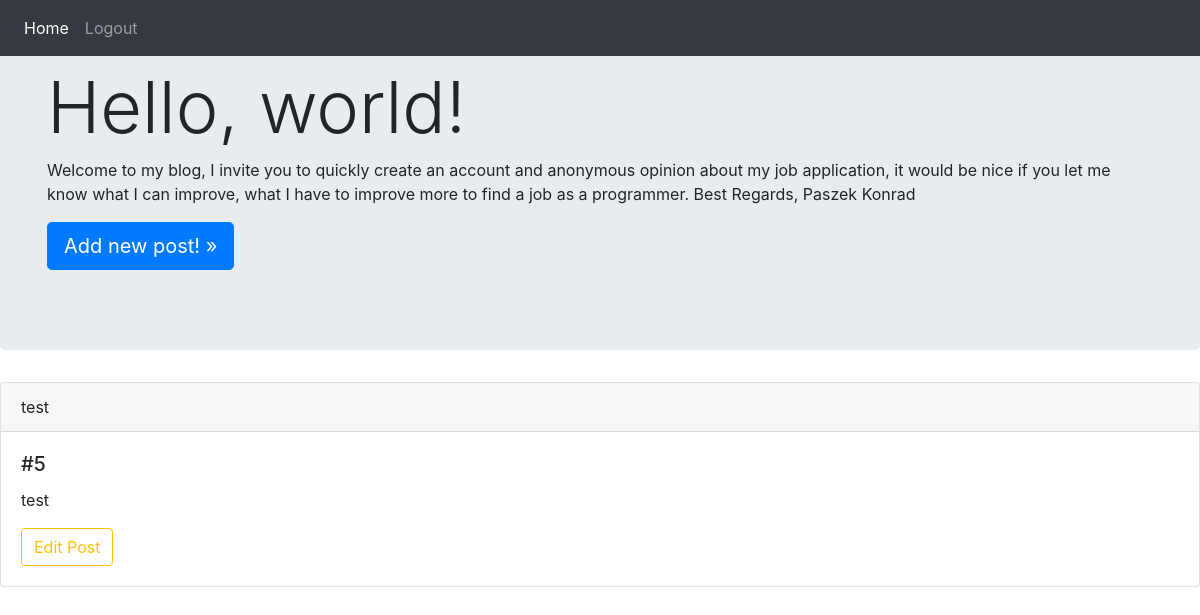
The app's page /post/5/ (signed in) with its own data.
### blogs/models.py (models this page shows, shortened)
class BlogPost(models.Model):
    title = models.CharField(max_length=50)
    text = models.TextField()
    date_added = models.DateTimeField(auto_now_add=True)

### blogs/views.py (the view)
# urls.py: path('post/<int:pk>/', views.post_detail, name='post_detail'),
@login_required
def post_detail(request, pk):
    post = get_object_or_404(BlogPost, pk=pk)
    return render(request, 'blogs/post_detail.html', {'post': post})

### blogs/templates/blogs/post_detail.html
{% extends "blogs/base.html" %}
{% block content %}
<div class="card">
        <div class="card-header">
          {{post.title}}
        </div>
        <div class="card-body">
          <h5 class="card-title">#{{post.id}}</h5>
          <p class="card-text">{{ post.text }}</p>
          <a href="{% url 'blogs:edit_post' pk=post.pk %}" class="btn btn-outline-warning">Edit Post</a>
        </div>
      </div>
{% endblock %}

### records on screen
BlogPost: title "test", id "5", text "test"
